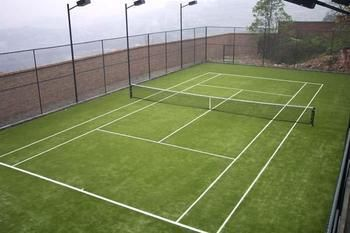
#> input picture 训练模型/pic2/neg001.jpg, 350 x 233 px; its folder holds 4 pictures in this run
$ python adjust.py
#> lines starting #> are read from the running program, lines starting #| are printed output that depends on the picture
# 改变图片尺寸为统一大小,在当前目录创建一个名为pos的文件夹，文件名最好不要出现中文
# 把需要统一尺寸的正样本放到里面，写上尺寸，运行程序就可以了，一般来说建议长宽在100像素一下，不然训练会很慢
import cv2
import os

w = 80
h = 80


def getimage(file_dir):
#> called with file_dir = '训练模型/pic2'
    images = {}
    for root, dirs, files in os.walk(file_dir):
        for name in files:
            images[name] = os.path.join(root, name)
    return images


if __name__ == '__main__':
    n = -1
    aa = os.getcwd()
    dirpath = os.path.join(aa, 'pic2')
    imagedic = getimage(dirpath)

    try:
        for key, value in imagedic.items():
            img = cv2.imread(value)
#> img is the input picture: shape (233, 350, 3); mean B, G, R 94.9, 133.1, 124.7
            print(value)
            img1 = cv2.cvtColor(img, cv2.COLOR_BGR2GRAY)
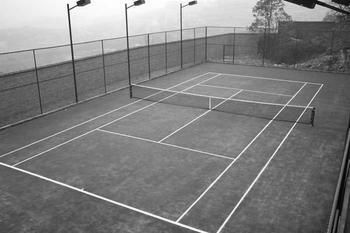
#> img1: shape (233, 350); min 1, max 255, mean 126.2
            #img2 = cv2.resize(img1, (w, h))
            cv2.imwrite('neg'+'/'+'neg' + str(n + 1).rjust(3, '0') + '.jpg', img1)
            n += 1
#> pass 2 of the loop `for key, value in imagedic.items():`:
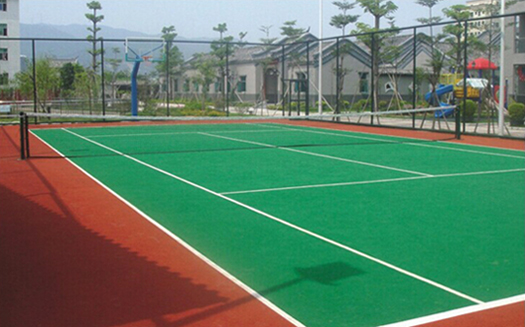
#> input picture 训练模型/pic2/neg0021.jpg, 525 x 327 px
#> img is the input picture: shape (327, 525, 3); mean B, G, R 104.1, 127.2, 95.7
#> `img1 = cv2.cvtColor(img, cv2.COLOR_BGR2GRAY)`:
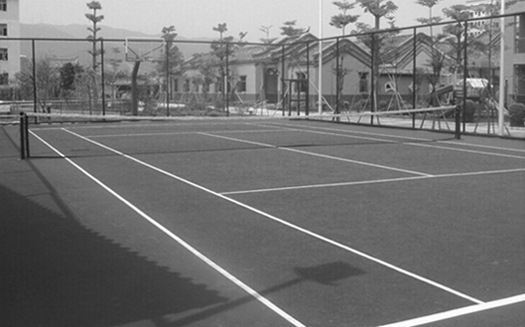
#> img1: shape (327, 525); min 12, max 255, mean 115.2
#> pass 3 of the loop `for key, value in imagedic.items():`:
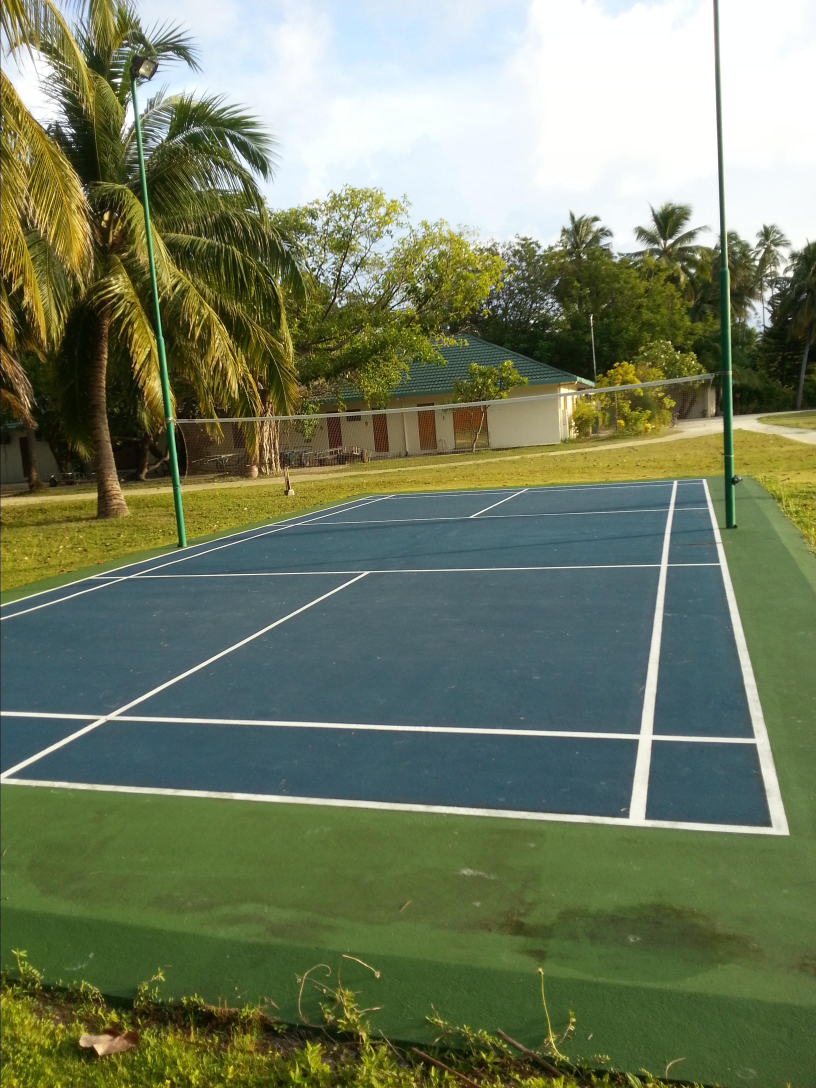
#> input picture 训练模型/pic2/neg000.jpg, 2448 x 3264 px (shown at 1/3 size)
#> img is the input picture: shape (3264, 2448, 3); mean B, G, R 97, 125.1, 114.2
#> `img1 = cv2.cvtColor(img, cv2.COLOR_BGR2GRAY)`:
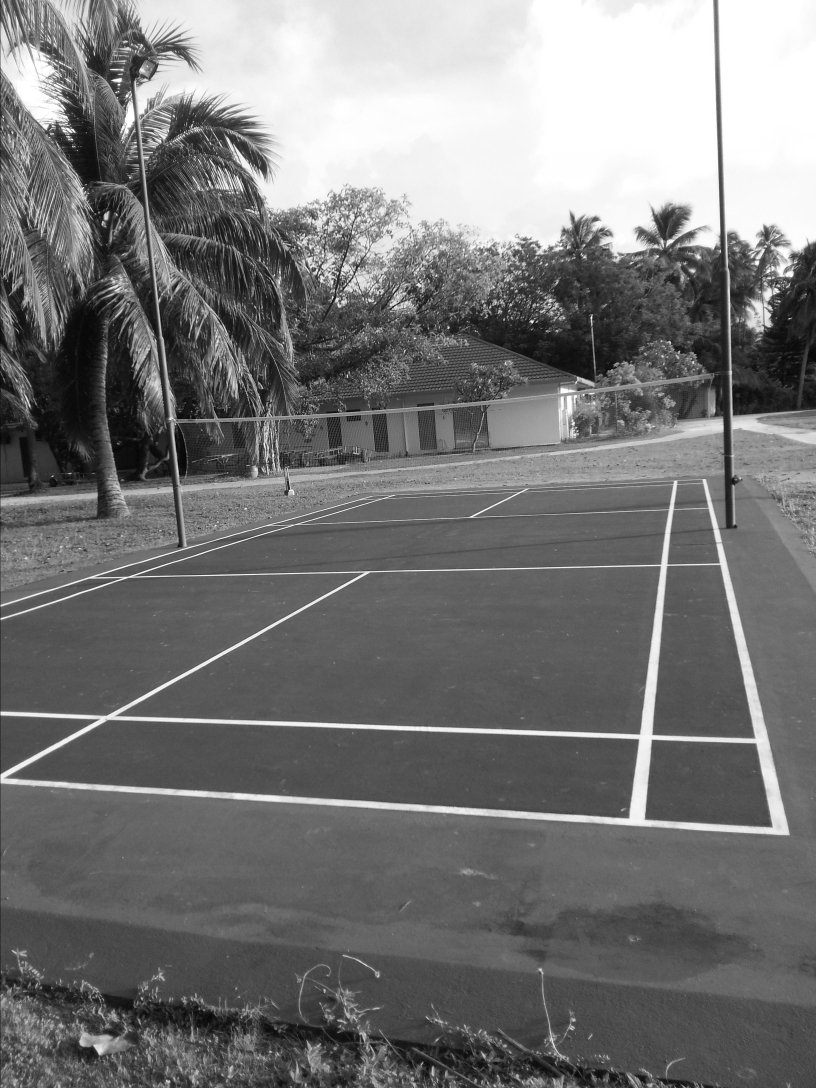
#> img1: shape (3264, 2448) (shown at 1/3 size); min 0, max 255, mean 118.6
#> the loop made 4 passes; the first 3 are shown
    except KeyboardInterrupt:
        print('暂停一下')
